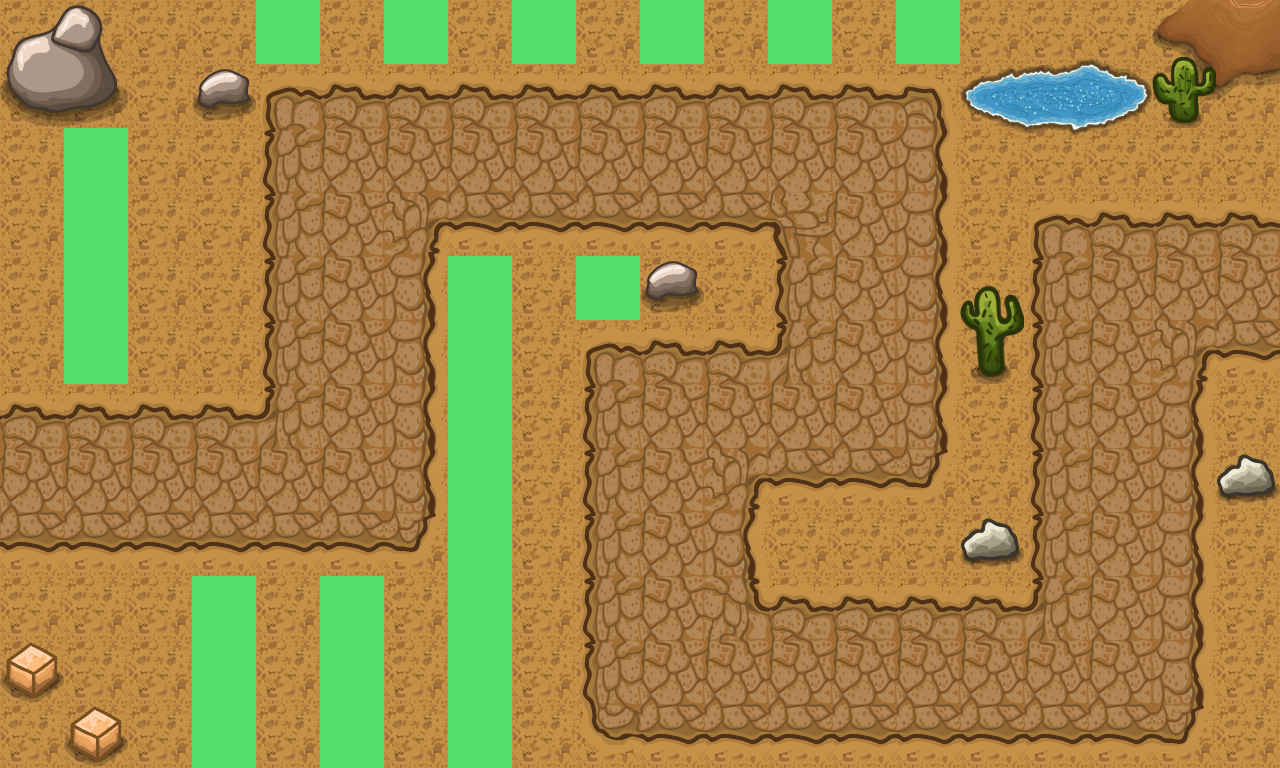

Rendered tile map (Tiled .tmx) drawn with the repository's tilesets; below, a short description and the full map source, tile grids included:
An orthogonal 20x12 tile map with 64x64 px tiles, 5 tile layers (Dirt, Pathing, stuff2, Stuff, ...) and 1 object.

<map version="1.9" tiledversion="1.9.0" orientation="orthogonal" renderorder="right-down" width="20" height="12" tilewidth="64" tileheight="64" infinite="0" nextlayerid="7" nextobjectid="3">
 <editorsettings>
  <export target="towerDefense.js" format="js" />
 </editorsettings>
 <tileset firstgid="1" source="tileset.tsx" />
 <layer id="1" name="Dirt" width="20" height="12">
  <data encoding="csv">
16,16,16,16,16,16,16,16,16,16,16,16,16,16,16,16,16,16,16,16,
16,16,16,16,16,16,16,16,16,16,16,16,16,16,16,16,16,16,16,16,
16,16,16,16,16,16,16,16,16,16,16,16,16,16,16,16,16,16,16,16,
16,16,16,16,16,16,16,16,16,16,16,16,16,16,16,16,16,16,16,16,
16,16,16,16,16,16,16,16,16,16,16,16,16,16,16,16,16,16,16,16,
16,16,16,16,16,16,16,16,16,16,16,16,16,16,16,16,16,16,16,16,
16,16,16,16,16,16,16,16,16,16,16,16,16,16,16,16,16,16,16,16,
16,16,16,16,16,16,16,16,16,16,16,16,16,16,16,16,16,16,16,16,
16,16,16,16,16,16,16,16,16,16,16,16,16,16,16,16,16,16,16,16,
16,16,16,16,16,16,16,16,16,16,16,16,16,16,16,16,16,16,16,16,
16,16,16,16,16,16,16,16,16,16,16,16,16,16,16,16,16,16,16,16,
16,16,16,16,16,16,16,16,16,16,16,16,16,16,16,16,16,16,16,16
</data>
 </layer>
 <layer id="2" name="Pathing" width="20" height="12">
  <data encoding="csv">
0,0,0,0,0,0,0,0,0,0,0,0,0,0,0,0,0,0,0,0,
0,0,0,0,4,5,5,5,5,5,5,5,5,5,6,0,0,0,0,0,
0,0,0,0,18,19,19,19,19,19,19,19,19,19,20,0,0,0,0,0,
0,0,0,0,18,19,22,33,33,33,33,33,21,19,20,0,4,5,5,5,
0,0,0,0,18,19,20,0,0,0,0,0,18,19,20,0,18,19,19,19,
0,0,0,0,18,19,20,0,0,4,5,5,7,19,20,0,18,19,22,33,
5,5,5,5,7,19,20,0,0,18,19,19,19,19,20,0,18,19,20,0,
19,19,19,19,19,19,20,0,0,18,19,22,33,33,34,0,18,19,20,0,
33,33,33,33,33,33,34,0,0,18,19,20,0,0,0,0,18,19,20,0,
0,0,0,0,0,0,0,0,0,18,19,8,5,5,5,5,7,19,20,0,
0,0,0,0,0,0,0,0,0,18,19,19,19,19,19,19,19,19,20,0,
0,0,0,0,0,0,0,0,0,32,33,33,33,33,33,33,33,33,34,0
</data>
 </layer>
 <layer id="4" name="stuff2" width="20" height="12">
  <data encoding="csv">
0,0,0,0,0,0,0,0,0,0,0,0,0,0,0,0,0,0,130,131,
0,0,0,0,0,0,0,0,0,0,0,0,0,0,0,0,0,0,144,145,
0,0,0,0,0,0,0,0,0,0,0,0,0,0,0,0,0,0,0,0,
0,0,0,0,0,0,0,0,0,0,0,0,0,0,0,0,0,0,0,0,
0,0,0,0,0,0,0,0,0,0,0,0,0,0,0,0,0,0,0,0,
0,0,0,0,0,0,0,0,0,0,0,0,0,0,0,0,0,0,0,0,
0,0,0,0,0,0,0,0,0,0,0,0,0,0,0,0,0,0,0,0,
0,0,0,0,0,0,0,0,0,0,0,0,0,0,0,0,0,0,0,0,
0,0,0,0,0,0,0,0,0,0,0,0,0,0,0,0,0,0,0,0,
0,0,0,0,0,0,0,0,0,0,0,0,0,0,0,0,0,0,0,0,
0,0,0,0,0,0,0,0,0,0,0,0,0,0,0,0,0,0,0,0,
0,0,0,0,0,0,0,0,0,0,0,0,0,0,0,0,0,0,0,0
</data>
 </layer>
 <layer id="3" name="Stuff" width="20" height="12">
  <data encoding="csv">
89,90,0,0,0,0,0,0,0,0,0,0,0,0,0,119,120,121,58,0,
103,104,0,46,0,0,0,0,0,0,0,0,0,0,0,133,134,135,72,0,
0,0,0,0,0,0,0,0,0,0,0,0,0,0,0,147,148,149,0,0,
0,0,0,0,0,0,0,0,0,0,0,0,0,0,0,0,0,0,0,0,
0,0,0,0,0,0,0,0,0,0,46,0,0,0,0,57,0,0,0,0,
0,0,0,0,0,0,0,0,0,0,0,0,0,0,0,71,0,0,0,0,
0,0,0,0,0,0,0,0,0,0,0,0,0,0,0,0,0,0,0,0,
0,0,0,0,0,0,0,0,0,0,0,0,0,0,0,0,0,0,0,43,
0,0,0,0,0,0,0,0,0,0,0,0,0,0,0,43,0,0,0,0,
0,0,0,0,0,0,0,48,0,0,0,0,0,0,0,0,0,0,0,0,
45,0,0,0,0,57,0,0,0,0,0,0,0,0,0,0,0,0,0,0,
0,45,0,0,0,71,0,0,0,0,0,0,0,0,0,0,0,0,0,0
</data>
 </layer>
 <objectgroup id="5" name="Waypoints">
  <object id="2" x="0" y="0">
   <polyline points="0,0 -141.333,478.667 346.667,480 345.333,156 866.667,150.667 866.667,416 666.667,420 673.333,676 1133.33,674.667 1133.33,278.667 1402.67,277.333" />
  </object>
 </objectgroup>
 <layer id="6" name="Placement tiles" width="20" height="12">
  <data encoding="csv">
0,0,0,0,14,0,14,0,14,0,14,0,14,0,14,0,0,0,0,0,
0,0,0,0,0,0,0,0,0,0,0,0,0,0,0,0,0,0,0,0,
0,14,0,0,0,0,0,0,0,0,0,0,0,0,0,0,0,0,0,0,
0,14,0,0,0,0,0,0,0,0,0,0,0,0,0,0,0,0,0,0,
0,14,0,0,0,0,0,14,0,14,0,0,0,0,0,0,0,0,0,0,
0,14,0,0,0,0,0,14,0,0,0,0,0,0,0,0,0,0,0,0,
0,0,0,0,0,0,0,14,0,0,0,0,0,0,0,0,0,0,0,0,
0,0,0,0,0,0,0,14,0,0,0,0,0,0,0,0,0,0,0,0,
0,0,0,0,0,0,0,14,0,0,0,0,0,0,0,0,0,0,0,0,
0,0,0,14,0,14,0,14,0,0,0,0,0,0,0,0,0,0,0,0,
0,0,0,14,0,14,0,14,0,0,0,0,0,0,0,0,0,0,0,0,
0,0,0,14,0,14,0,14,0,0,0,0,0,0,0,0,0,0,0,0
</data>
 </layer>
</map>
